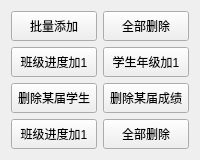
     <widget class="QWidget" name="others">
      <layout class="QGridLayout" name="gridLayout_6">
       <item row="1" column="1">
        <widget class="QPushButton" name="btn_stu_grade_add">
         <property name="minimumSize">
          <size>
           <width>0</width>
           <height>30</height>
          </size>
         </property>
         <property name="maximumSize">
          <size>
           <width>120</width>
           <height>16777215</height>
          </size>
         </property>
         <property name="text">
          <string>学生年级加1</string>
         </property>
        </widget>
       </item>
       <item row="3" column="0">
        <widget class="QPushButton" name="btn_addsome_4">
         <property name="minimumSize">
          <size>
           <width>0</width>
           <height>30</height>
          </size>
         </property>
         <property name="maximumSize">
          <size>
           <width>120</width>
           <height>16777215</height>
          </size>
         </property>
         <property name="text">
          <string>班级进度加1</string>
         </property>
        </widget>
       </item>
       <item row="1" column="0">
        <widget class="QPushButton" name="btn_cls_remark_add">
         <property name="minimumSize">
          <size>
           <width>0</width>
           <height>30</height>
          </size>
         </property>
         <property name="maximumSize">
          <size>
           <width>120</width>
           <height>16777215</height>
          </size>
         </property>
         <property name="text">
          <string>班级进度加1</string>
         </property>
        </widget>
       </item>
       <item row="3" column="1">
        <widget class="QPushButton" name="btn_clearall_2">
         <property name="minimumSize">
          <size>
           <width>0</width>
           <height>30</height>
          </size>
         </property>
         <property name="maximumSize">
          <size>
           <width>120</width>
           <height>16777215</height>
          </size>
         </property>
         <property name="text">
          <string>全部删除</string>
         </property>
        </widget>
       </item>
       <item row="0" column="0">
        <widget class="QPushButton" name="btn_addsome">
         <property name="minimumSize">
          <size>
           <width>0</width>
           <height>30</height>
          </size>
         </property>
         <property name="maximumSize">
          <size>
           <width>120</width>
           <height>16777215</height>
          </size>
         </property>
         <property name="text">
          <string>批量添加</string>
         </property>
        </widget>
       </item>
       <item row="0" column="1">
        <widget class="QPushButton" name="btn_clearall">
         <property name="minimumSize">
          <size>
           <width>0</width>
           <height>30</height>
          </size>
         </property>
         <property name="maximumSize">
          <size>
           <width>120</width>
           <height>16777215</height>
          </size>
         </property>
         <property name="text">
          <string>全部删除</string>
         </property>
        </widget>
       </item>
       <item row="2" column="0">
        <widget class="QPushButton" name="btn_del_session">
         <property name="minimumSize">
          <size>
           <width>0</width>
           <height>30</height>
          </size>
         </property>
         <property name="maximumSize">
          <size>
           <width>120</width>
           <height>16777215</height>
          </size>
         </property>
         <property name="text">
          <string>删除某届学生</string>
         </property>
        </widget>
       </item>
       <item row="2" column="1">
        <widget class="QPushButton" name="btn_exam_session">
         <property name="minimumSize">
          <size>
           <width>0</width>
           <height>30</height>
          </size>
         </property>
         <property name="maximumSize">
          <size>
           <width>120</width>
           <height>16777215</height>
          </size>
         </property>
         <property name="text">
          <string>删除某届成绩</string>
         </property>
        </widget>
       </item>
      </layout>
     </widget>
